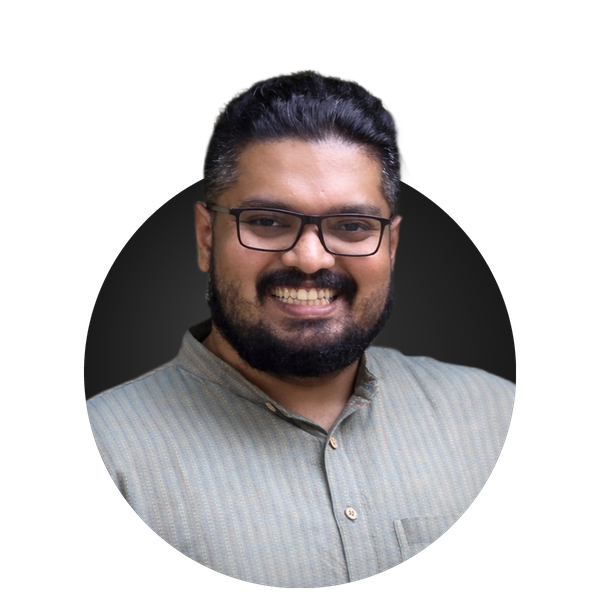
#> input picture profile.png, 600 x 600 px
$ python update.py ../../profile.png
#> lines starting #> are read from the running program, lines starting #| are printed output that depends on the picture; after the words box and inside, x2 and y2 are one past the last pixel; in counts of white or black regions, pixels touching at a corner belong together
"""
swap my photo everywhere on the site in one go.

  python3 scripts/photo/update.py path/to/new-photo.png
  python3 scripts/photo/update.py path/to/new-photo.png --as-is
  python3 scripts/photo/update.py path/to/new-photo.png --mute-greens

best: a png cut-out with a transparent background (remove.bg, adobe firefly...). it gets put
on the dark circle with my head breaking out of the top, the way the site has always looked.
add --as-is if the png already has its own circle behind me.
add --mute-greens to grey out green clothing a little so it sits better with the red.
a normal photo works too, it gets cropped to a circle.

writes:
  public/profile.png                                  link previews fallback, structured data, wikidata-style uses
  src/assets/images/linkedin_dp_overlay_round_repos.png   the photo on home and contact pages
  public/favicon-*, apple-icon-*, android-icon-*, ms-icon-*   browser tab, home screen icons, footer easter egg
  public/og-card.jpg                                  the whatsapp/linkedin/x preview card (text only, regenerated anyway)
  brand/source/cutout.png                             the cleaned cut-out on its own (cut-outs only)
  brand/assets/profile-picture.png                    and the rest of brand/assets (text only)
"""
import os
import subprocess
import sys

from PIL import Image, ImageDraw, ImageFilter

ROOT = os.path.dirname(os.path.dirname(os.path.dirname(os.path.abspath(__file__))))
P = lambda *x: os.path.join(ROOT, *x)

ICONS = {
    "favicon": [16, 32, 96],
    "apple-icon": [57, 60, 72, 76, 114, 120, 144, 152, 180],
    "android-icon": [36, 48, 72, 96, 144, 192],
    "ms-icon": [70, 144, 150, 310],
}


def despill(im, mute_greens=False):
    """
    background removal leaves a tint from whatever was behind me (leaves, a wall) on the hair,
    beard and edges. pull green down to the red/blue average on dark pixels and near the edge,
    which takes the tint out without touching skin (skin is never green-heavy).
    mute_greens also greys out green clothing a bit.
    """
    r, g, b, a = [ch.load() for ch in im.split()]
    w, h = im.size
    near_edge = im.getchannel("A").point(lambda v: 255 if v < 250 else 0).filter(ImageFilter.MaxFilter(25)).load()
    out = im.copy()
    px = out.load()
    for y in range(h):
        for x in range(w):
            R, G, B, A = px[x, y]
            if not A:
                continue
            avg = (R + B) / 2
            if G <= avg:
                continue
            lum = (R * 0.3 + G * 0.59 + B * 0.11) / 255
            # full strength on dark hair and the cut-out edge, fading out by mid-tones
            k = 1.0 if near_edge[x, y] else max(0.0, min(1.0, (0.5 - lum) / 0.2))
            if mute_greens:
                k = max(k, 0.75)
            if k:
                px[x, y] = (R, round(G - (G - avg) * k), B, A)
    return out


def decontaminate(im, radius=8):
    """
    the soft edge of a cut-out (beard, hair) is half see-through, and those pixels still carry the
    old background's colour, so the edge looks like a blurry beige/green band. give every
    see-through pixel the colour of the solid pixels just inside it instead.
    """
    import numpy as np

    a = np.asarray(im, dtype=np.float32)
    rgb, alpha = a[..., :3], a[..., 3]
    solid = (alpha >= 250).astype(np.float32)
    weight = Image.fromarray((solid * 255).astype(np.uint8))
    spread = np.asarray(weight.filter(ImageFilter.GaussianBlur(radius)), dtype=np.float32) / 255
    colour = np.zeros_like(rgb)
    for c in range(3):
        layer = Image.fromarray(np.clip(rgb[..., c] * solid, 0, 255).astype(np.uint8))
        colour[..., c] = np.asarray(layer.filter(ImageFilter.GaussianBlur(radius)), dtype=np.float32)
    inside = colour / np.maximum(spread, 1e-3)[..., None]
    edge = (alpha < 250) & (spread > 0.01)
    rgb[edge] = inside[edge]
    out = np.dstack([np.clip(rgb, 0, 255), alpha]).astype(np.uint8)
    return Image.fromarray(out, "RGBA")


def choke(im, px=1):
    # pull the cut-out edge in a little, so the leftover halo from the old background goes
    a = im.getchannel("A").filter(ImageFilter.MinFilter(px * 2 + 1)).filter(ImageFilter.GaussianBlur(0.6))
    out = im.copy()
    out.putalpha(a)
    return out


def on_circle(person, size=1200):
    # dark circle at the bottom, me on it, head allowed out of the top
    d = round(size * 0.72)
    cx, cy = size / 2, size - round(size * 0.02) - d / 2
    canvas = Image.new("RGBA", (size, size), (0, 0, 0, 0))

    # the circle: a soft dark grey, lighter towards the top left like a studio backdrop
    disc = Image.new("RGBA", (d, d), (0, 0, 0, 0))
    shade = ImageDraw.Draw(disc)
    for i in range(d // 2, 0, -1):
        t = i / (d / 2)
        g = round(26 + (62 - 26) * (1 - t))
        off = round((1 - t) * d * 0.12)
        shade.ellipse((d / 2 - i - off, d / 2 - i - off, d / 2 + i - off, d / 2 + i - off), fill=(g, g, g, 255))
    ring = Image.new("L", (d * 4, d * 4), 0)
    ImageDraw.Draw(ring).ellipse((0, 0, d * 4, d * 4), fill=255)
    disc.putalpha(ring.resize((d, d), Image.LANCZOS))
    canvas.alpha_composite(disc, (round(cx - d / 2), round(cy - d / 2)))

    # me: big enough that the top of the circle lands around mid forehead, bottom on the circle's bottom
    person = person.crop(person.getbbox())
    w = round(size * 0.93)
    h = round(person.height * w / person.width)
    person = person.resize((w, h), Image.LANCZOS)
    layer = Image.new("RGBA", (size, size), (0, 0, 0, 0))
    layer.alpha_composite(person, (round(cx - w / 2), round(cy + d / 2 - h)))

    # keep everything inside the circle, plus the head and hair above its upper part.
    # shoulders stay clipped to the circle
    keep = Image.new("L", (size * 4, size * 4), 0)
    k = ImageDraw.Draw(keep)
    k.ellipse(((cx - d / 2) * 4, (cy - d / 2) * 4, (cx + d / 2) * 4, (cy + d / 2) * 4), fill=255)
    k.rectangle((0, 0, size * 4, (cy - d * 0.3) * 4), fill=255)
    keep = keep.resize((size, size), Image.LANCZOS)
    a = layer.getchannel("A")
    layer.putalpha(Image.composite(a, Image.new("L", (size, size), 0), keep))
    canvas.alpha_composite(layer)
    return canvas


def prepare(path, as_is=False, mute_greens=False):
    im = Image.open(path)
    if im.mode in ("RGBA", "LA") and im.getchannel("A").getextrema()[0] < 255:
        if not as_is:
            im = im.convert("RGBA")
            # transparent pixels still hold the old background's colours underneath, and resizing
            # blends them back into the edge. blank them first
            blank = Image.new("RGBA", im.size, (0, 0, 0, 0))
            im = Image.composite(im, blank, im.getchannel("A").point(lambda v: 255 if v else 0))
            person = choke(despill(decontaminate(im), mute_greens))
            # the brand kit uses the cleaned cut-out on its own for the plain profile picture
            os.makedirs(P("brand", "source"), exist_ok=True)
            person.crop(person.getbbox()).save(P("brand", "source", "cutout.png"), optimize=True)
            return despill(on_circle(person))
        # already has its circle: trim the empty space and centre it on a square
        im = im.convert("RGBA")
        im = im.crop(im.getbbox())
        side = max(im.size)
        sq = Image.new("RGBA", (side, side), (0, 0, 0, 0))
        sq.paste(im, ((side - im.width) // 2, (side - im.height) // 2), im)
        return sq
    # plain photo: centre square, round mask
    im = im.convert("RGB")
    side = min(im.size)
    im = im.crop(((im.width - side) // 2, (im.height - side) // 2, (im.width + side) // 2, (im.height + side) // 2)).convert("RGBA")
    mask = Image.new("L", (side * 4, side * 4), 0)
    ImageDraw.Draw(mask).ellipse((0, 0, side * 4, side * 4), fill=255)
    im.putalpha(mask.resize((side, side), Image.LANCZOS))
    return im


def save(im, size, path):
    # shrinking can blend a trace of tint back into the edge, so clean once more at the final size
    despill(im.resize((size, size), Image.LANCZOS)).save(path, optimize=True)
    print("  ", os.path.relpath(path, ROOT))


def main():
    args = [a for a in sys.argv[1:] if not a.startswith("--")]
    if len(args) != 1:
        raise SystemExit(__doc__)
    im = prepare(args[0], as_is="--as-is" in sys.argv, mute_greens="--mute-greens" in sys.argv)
#> in prepare, im is the input picture: PIL image 600x600 RGBA; mean R, G, B, A 53.7, 50.5, 51, 114
#> in prepare, `blank = Image.new("RGBA", im.size, (0, 0, 0, 0))`: blank: PIL image 600x600 RGBA; every value is 0
#> in decontaminate, `solid = (alpha >= 250).astype(np.float32)`:
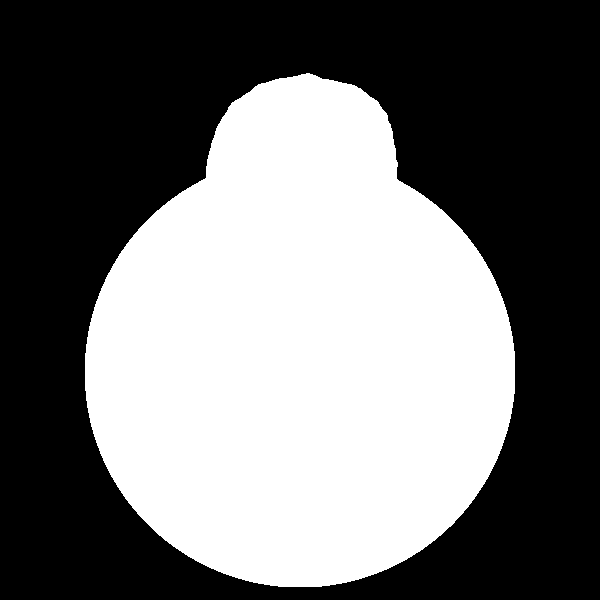
#> solid: shape (600, 600) float32; values 0 (black) and 1 (white), 44.3% white; 1 white region, box (x1, y1, x2, y2) and area: (85, 73, 515, 587) 159311
#> after the loop in decontaminate, `for c in range(3):`:
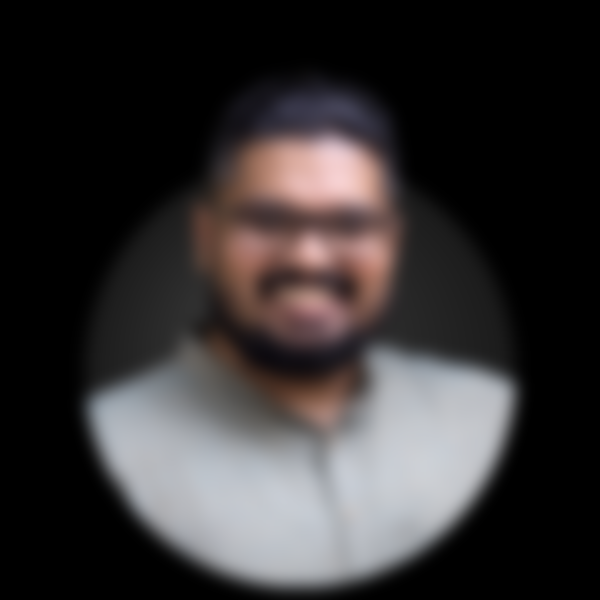
#> colour: shape (600, 600, 3) float32; mean R, G, B 52.8, 49.7, 50.2
#> in decontaminate, `edge = (alpha < 250) & (spread > 0.01)`:
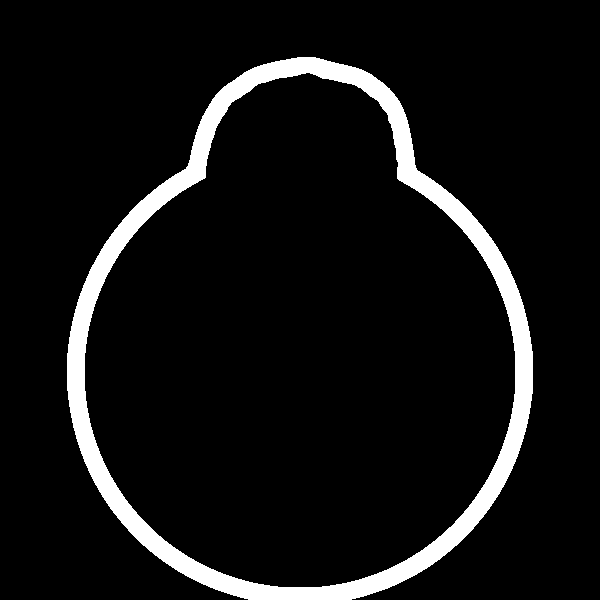
#> edge: shape (600, 600) bool; 7.5% white; 1 white region, box (x1, y1, x2, y2) and area: (67, 57, 533, 600) 27042
#> in decontaminate, `rgb[edge] = inside[edge]`:
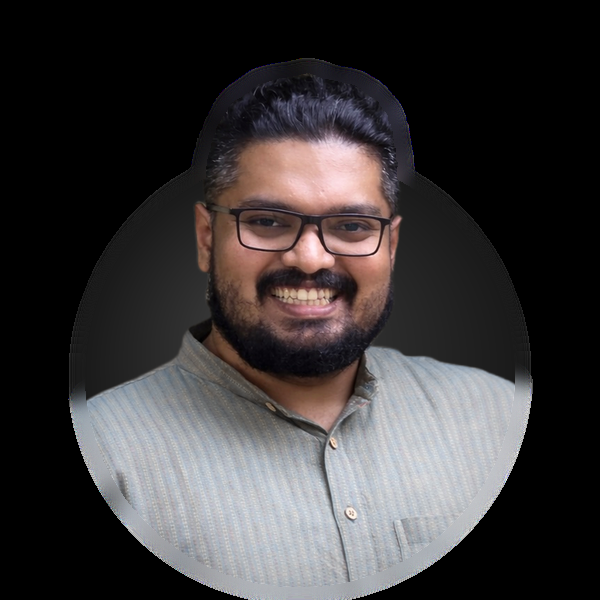
#> rgb: shape (600, 600, 3) float32; mean R, G, B 59.4, 56.3, 57.2
#> in prepare, `person.crop(person.getbbox()).save(P("brand", "source", "cutout.png"),..`:
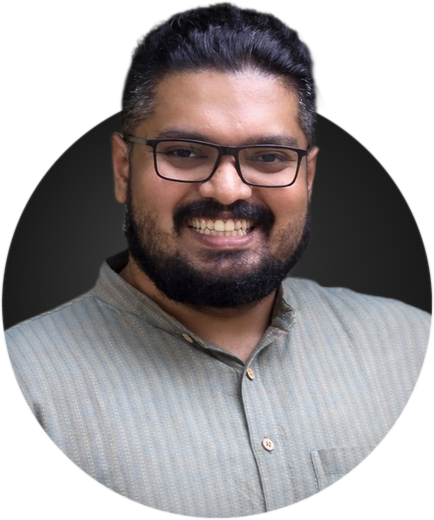
#> saved as cutout.png: PIL image 434x520 RGBA; mean R, G, B, A 92.3, 87.3, 88.5, 179.6; transparent parts drawn white
#> in on_circle, `canvas = Image.new("RGBA", (size, size), (0, 0, 0, 0))`: canvas: PIL image 1200x1200 RGBA; every value is 0
#> in on_circle, `disc = Image.new("RGBA", (d, d), (0, 0, 0, 0))`: disc: PIL image 864x864 RGBA; every value is 0
#> in on_circle, `ring = Image.new("L", (d * 4, d * 4), 0)`: ring: PIL image 3456x3456 L; every value is 0
#> in on_circle, `ImageDraw.Draw(ring).ellipse((0, 0, d * 4, d * 4), fill=255)`: ring: PIL image 3456x3456 L; 78.6% white; 4 black regions, box (x1, y1, x2, y2) and area: (0, 0, 1687, 1687) 641328, (1770, 0, 3456, 1657) 639641, (0, 1770, 1657, 3456) 639641, (1800, 1800, 3456, 3456) 637955
#> in on_circle, `disc.putalpha(ring.resize((d, d), Image.LANCZOS))`:
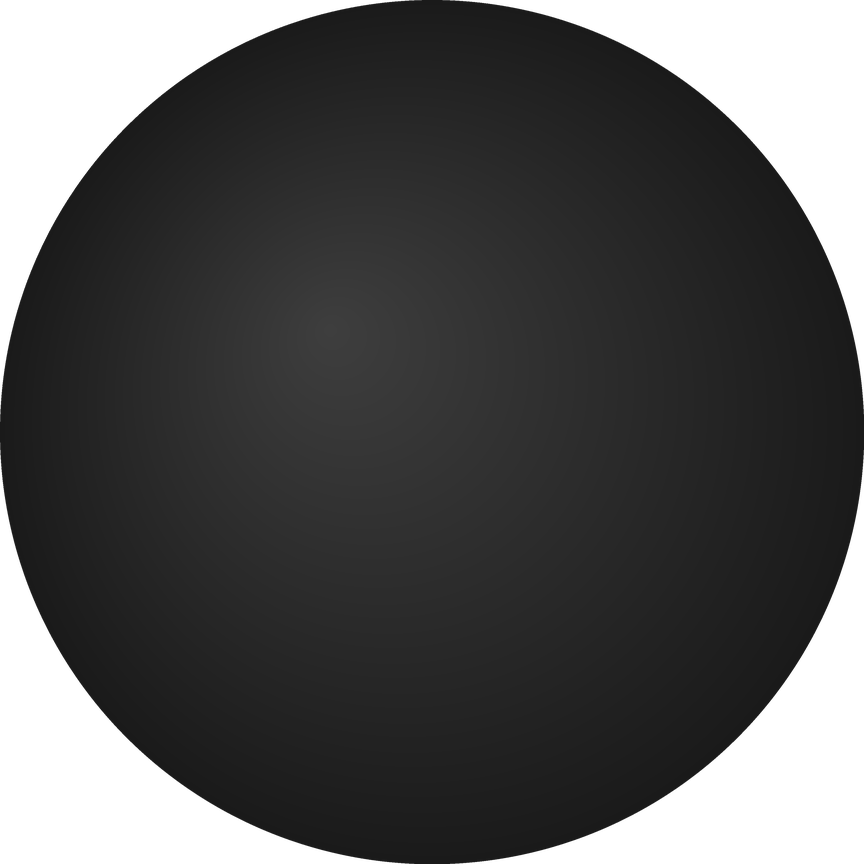
#> disc: PIL image 864x864 RGBA; mean R, G, B, A 29.9, 29.9, 29.9, 200.4; transparent parts drawn white
#> in on_circle, `keep = Image.new("L", (size * 4, size * 4), 0)`: keep: PIL image 4800x4800 L; every value is 0
    if im.width < 600:
        print(f"warning: the photo is only {im.width}px across, 600px or more looks sharper")
    save(im, 600, P("public", "profile.png"))
    save(im, 480, P("src", "assets", "images", "linkedin_dp_overlay_round_repos.png"))
    for name, sizes in ICONS.items():
        for n in sizes:
            save(im, n, P("public", f"{name}-{n}x{n}.png"))
    save(im, 192, P("public", "apple-icon.png"))
#> in despill (call 27), `out = im.copy()`:
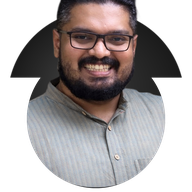
#> out: PIL image 192x192 RGBA; mean R, G, B, A 77.3, 71.9, 72.1, 155.4; transparent parts drawn white
    save(im, 192, P("public", "apple-icon-precomposed.png"))
    subprocess.run([sys.executable, P("scripts", "photo", "card.py"), ROOT, P("public", "og-card.jpg")], check=True)
#> (this line was passed over: subprocess is not available in this run)
    print("   public/og-card.jpg")
    subprocess.run([sys.executable, P("scripts", "brand", "make.py")], check=True)
#> (this line was passed over: subprocess is not available in this run)


if __name__ == "__main__":
    main()
